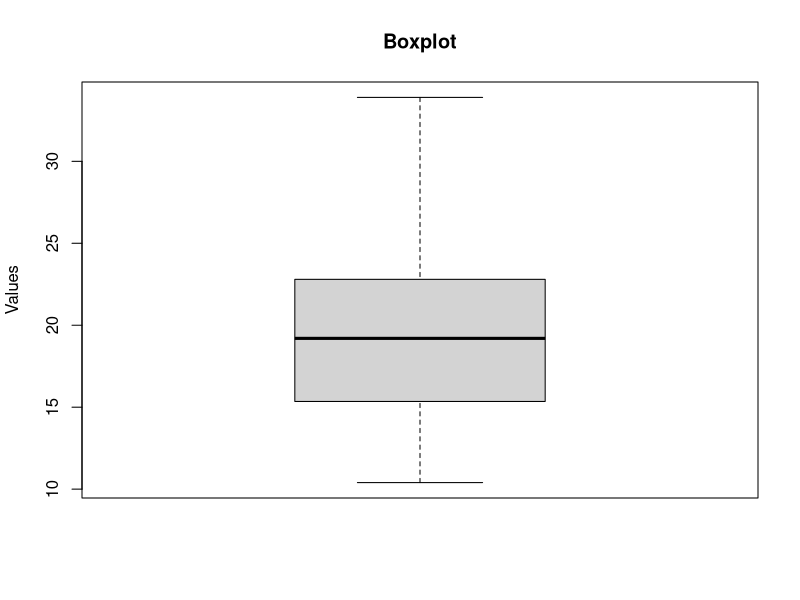
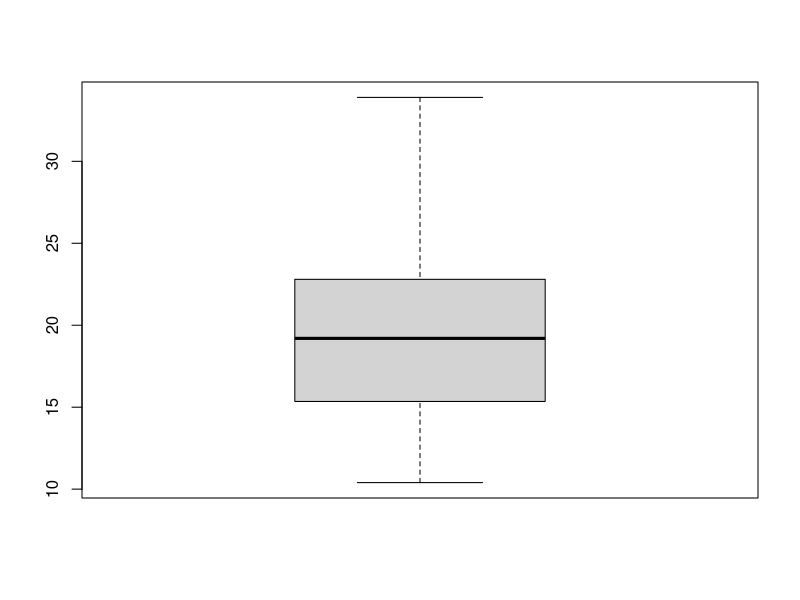
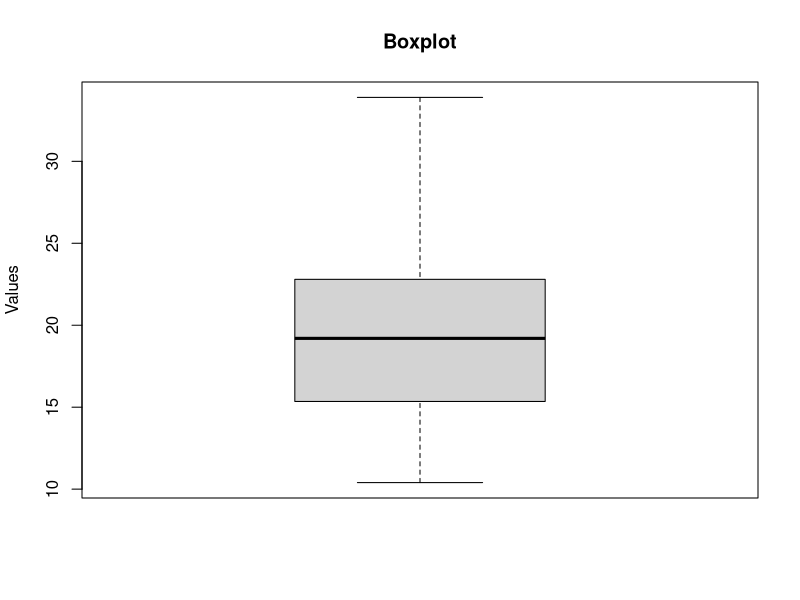

These charts were generated, in order, by the following R code: (Note: this script raises an error after producing the figures.)
#::::::::::::::::::::::::::::::::::::::::::::::::::::::::::::::::::::::::::::
#
# Functions II - Solutions
# 
#::::::::::::::::::::::::::::::::::::::::::::::::::::::::::::::::::::::::::::




# Exercises
#===========================================================


# 1. Write a function that computes the following statistics for a numeric 
#    vector: (1) the sum of NAs, (2) the median, (3) the number of unique values.
#    include a second argument na.rm with default TRUE, to make sure that 
#    the median is computed (without NA values).
#    test your function using the mtcars data.
#    TIP: you can use unique() and length().
?unique
?length

data("mtcars")

computeDescriptives <- function(x, na.rm = TRUE) {
  c(sumNAs = sum(is.na(x)),
    median = median(x, na.rm = na.rm),
    uniqueValues = length(unique(x)))
}

computeDescriptives(mtcars$mpg)


# 2. Consider the drop_NA()-function from the previous exercises.
#    Add a side-effect to the function: inform the user of
#    how many NA values were dropped. 
#    Add a "message" argument with default FALSE, so that 
#    users can also choose whether to get the information.
drop_NA <- function(x, message = TRUE){
  is_NA <- is.na(x)
  if(message) message(sum(is_NA), " NA-values were dropped.")
  out <- structure(x[!is_NA], 
                   original_length = length(x),
                   which_NA = which(is_NA))
}

Ozone_noNA <- drop_NA(airquality$Ozone) 
Ozone_noNA
Ozone_noNA <- drop_NA(airquality$Ozone, message = FALSE) 
Ozone_noNA


# 3. Consider the get_info()-function from above. Include
#    a "na.rm" argument with a sensible default. 
#    when na.rm = TRUE, the function should:
#       - remove NA values before computing the statistics
#       - inform the user how many NA values were removed
#       - make sure users can choose not to get this information
#    TIP: make use of the function you wrote for exerise 2.
get_info <- function(x, na.rm = TRUE, message = FALSE){
  if(na.rm) x <- drop_NA(x, message = message)
  mean_x <- mean(x)
  median_x <- median(x)
  n_obs_x <- length(x)
  range_x <- range(x)
  return(list(mean = mean_x, median = median_x, 
              n_obs = n_obs_x, range = range_x))
}

get_info(airquality$Ozone)
get_info(airquality$Ozone, message = TRUE)
get_info(airquality$Ozone, na.rm = FALSE)




# 4. Write a function that takes a numeric variable as input and creates a 
#    boxplot as output. How does R provide default values for the main 
#    title and axis labels. Would you choose the same?
#    Give sensible default values to the main title and axis labels.
create_boxplot <- function(x, main = "Boxplot", xlab = NULL, ylab = "Values") {
  boxplot(x, main = main, xlab = xlab, ylab = ylab)
}
create_boxplot(mtcars$mpg)
boxplot(mtcars$mpg)


# 5. Implement 'input checks' for your boxplot function. The function should throw
#    an error, if the input is not a single numeric vector.
# If the vector contains missing values, the function should throw a warning.
create_boxplot2 <- function(x, main = "Boxplot", xlab = NULL, ylab = "Values") {
  if(!is.numeric(x)) stop("'x' must be a numeric vector.")
  if(any(is.na(x))) warning("'x' contains missing values.")
  boxplot(x, main = main, xlab = xlab, ylab = ylab)
}
create_boxplot2(mtcars$mpg)
create_boxplot2(mtcars)
create_boxplot2(c(mtcars$mpg, NA))


# 6. Write a function that creates either a histogram or a bar chart for a 
#    variable, depending on the input:
#      + character/factor -> bar chart using table()
#      + numeric -> histogram
create_graph <- function(x) {
  if(is.character(x) || is.factor(x)) return(barplot(table(x)))
  else if(is.numeric(x)) return(hist(x))
  else stop("No suitable input supplied.")
}

create_graph(1:5)
create_graph(c("a", "b", "c"))
create_graph(mtcars$mpg)
create_graph(iris$Species)

